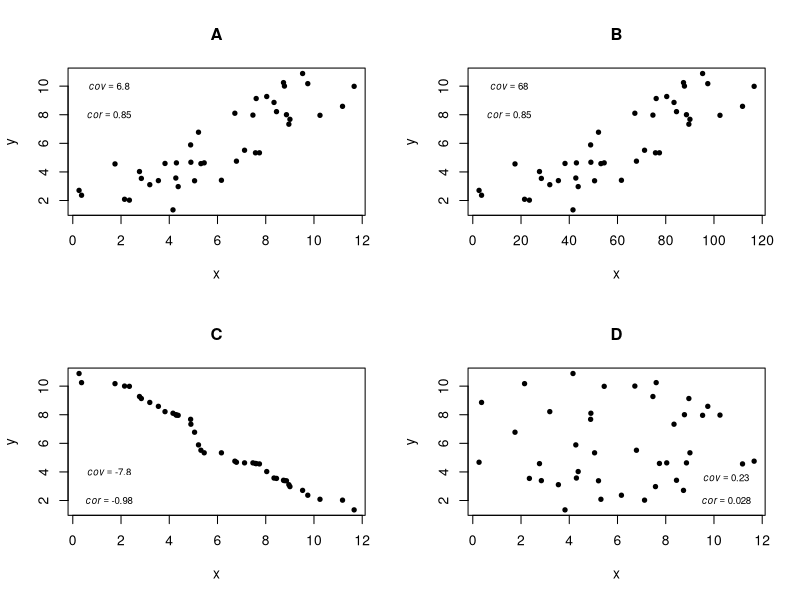

Recreate this plot in R. (Note: this script raises an error after producing the figure.)
## ---- chunk 1
set.seed(188)
x_1 <- seq(2,10,0.2)+rnorm(41, 0, 1)
y_1 <- seq(2,10,0.2)+rnorm(41, 0, 1)

x_2 <- sort(x_1, decreasing=TRUE)
y_2 <- sort(y_1)

x_3 <- sample(x_1)
y_3 <- sample(y_1)

cov_A <- cov(x_1,y_1)
cor_A <- cor(x_1,y_1)

cov_B <- cov(x_1*10,y_1)
cor_B <- cor(x_1*10,y_1)

cov_C <- cov(x_2,y_2)
cor_C <- cor(x_2,y_2)

cov_D <- cov(x_3,y_3)
cor_D <- cor(x_3,y_3)

par(mfrow=c(2,2))

plot(x_1, y_1, cex=0.7, pch=19, ylab="y", xlab="x", main="A")
mylabelA1 <- bquote(italic(cov) == .(format(cov_A, digits = 2)))
mylabelA2 <- bquote(italic(cor) == .(format(cor_A, digits = 2)))
text(x=1.5, y=10, labels = mylabelA1, cex=0.7)
text(x=1.5, y=8, labels = mylabelA2, cex=0.7)

plot(x_1*10, y_1, cex=0.7, pch=19, ylab="y", xlab="x", main="B")
mylabelA1 <- bquote(italic(cov) == .(format(cov_B, digits = 2)))
mylabelA2 <- bquote(italic(cor) == .(format(cor_B, digits = 2)))
text(x=15, y=10, labels = mylabelA1, cex=0.7)
text(x=15, y=8, labels = mylabelA2, cex=0.7)

plot(x_2, y_2, cex=0.7, pch=19, ylab="y", xlab="x", main="C")
mylabelA1 <- bquote(italic(cov) == .(format(cov_C, digits = 2)))
mylabelA2 <- bquote(italic(cor) == .(format(cor_C, digits = 2)))
text(x=1.5, y=4, labels = mylabelA1, cex=0.7)
text(x=1.5, y=2, labels = mylabelA2, cex=0.7)

plot(x_3, y_3, cex=0.7, pch=19, ylab="y", xlab="x", main="D")
mylabelA1 <- bquote(italic(cov) == .(format(cov_D, digits = 2)))
mylabelA2 <- bquote(italic(cor) == .(format(cor_D, digits = 2)))
text(x=10.5, y=3.6, labels = mylabelA1, cex=0.7)
text(x=10.5, y=2, labels = mylabelA2, cex=0.7)

## ---- chunk 2
knitr::include_graphics("images/images_4b.011.jpeg")
## ---- chunk 3
knitr::include_graphics("images/images_4b.018.jpeg")
## ---- chunk 4
## First, plot the relationship with a scatter plot
plot(x_1, y_1, cex=0.7, pch=19, ylab="y", xlab="x")

## Define the model using the lm() function and assign it to the object "reg_mod_1"
reg_mod_1 <- lm(y_1 ~ x_1)

## We can make a residual plot to help evaluate assumptions
plot(reg_mod_1$fitted.values, reg_mod_1$residuals, xlab="predicted y", ylab="residuals")
## ---- chunk 5
## We can use the summary() function to look at parameter estimates and hypothesis tests
summary(reg_mod_1)
## ---- chunk 6
knitr::include_graphics("images/images_5a.002.jpeg")
